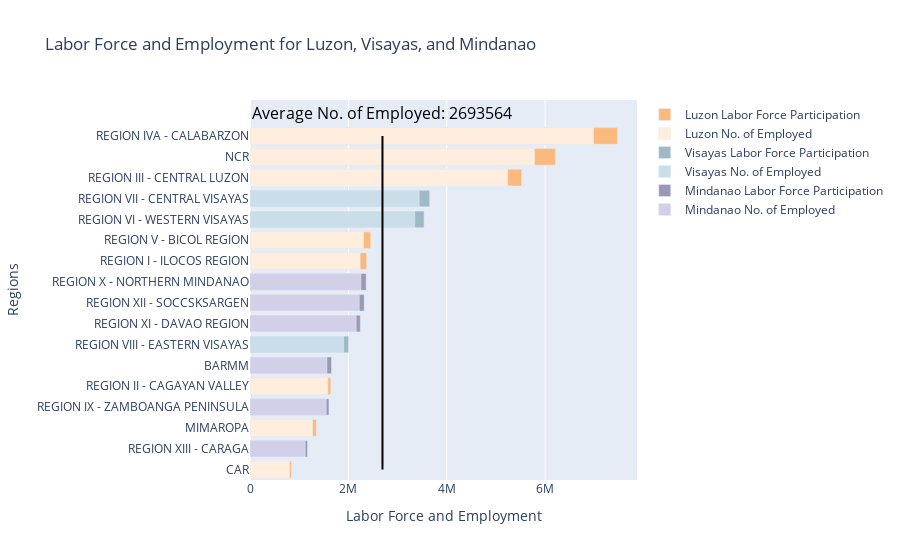

Notebook code cell kept with this figure:
### Code cell
Viz4(df,2022,'Labor Force and Employment','Luzon, Visayas, and Mindanao')

### Figure 1 — Plotly figure (JSON) as saved in the notebook; plotly's stock layout.template omitted (floating-point values rounded to 4 significant figures)
{"data": [{"hovertemplate": "Labor Force Participation: %{x:.2f}<extra></extra>", "marker": {"color": ["#fcb97d", "#fcb97d", "#fcb97d", "#fcb97d", "#fcb97d", "#fcb97d", "#fcb97d", "#fcb97d"]}, "name": "Luzon Labor Force Participation", "orientation": "h", "x": [839600.0, 1349000.0, 1643000.0, 2372000.0, 2455000.0, 5524000.0, 6209000.0, 7475000.0], "y": ["CAR", "MIMAROPA", "REGION II - CAGAYAN VALLEY", "REGION I - ILOCOS REGION", "REGION V - BICOL REGION", "REGION III - CENTRAL LUZON", "NCR", "REGION IVA - CALABARZON"], "type": "bar"}, {"hovertemplate": "No. of Employed: %{x:.2f}<extra></extra>", "marker": {"color": ["#ffeede", "#ffeede", "#ffeede", "#ffeede", "#ffeede", "#ffeede", "#ffeede", "#ffeede"]}, "name": "Luzon No. of Employed", "orientation": "h", "x": [804300.0, 1274000.0, 1584000.0, 2240000.0, 2310000.0, 5240000.0, 5786000.0, 6987000.0], "y": ["CAR", "MIMAROPA", "REGION II - CAGAYAN VALLEY", "REGION I - ILOCOS REGION", "REGION V - BICOL REGION", "REGION III - CENTRAL LUZON", "NCR", "REGION IVA - CALABARZON"], "type": "bar"}, {"hovertemplate": "Labor Force Participation: %{x:.2f}<extra></extra>", "marker": {"color": ["#a0b9c6", "#a0b9c6", "#a0b9c6"]}, "name": "Visayas Labor Force Participation", "orientation": "h", "x": [2005000.0, 3540000.0, 3653000.0], "y": ["REGION VIII - EASTERN VISAYAS", "REGION VI - WESTERN VISAYAS", "REGION VII - CENTRAL VISAYAS"], "type": "bar"}, {"hovertemplate": "No. of Employed: %{x:.2f}<extra></extra>", "marker": {"color": ["#c9dee9", "#c9dee9", "#c9dee9"]}, "name": "Visayas No. of Employed", "orientation": "h", "x": [1903000.0, 3350000.0, 3440000.0], "y": ["REGION VIII - EASTERN VISAYAS", "REGION VI - WESTERN VISAYAS", "REGION VII - CENTRAL VISAYAS"], "type": "bar"}, {"hovertemplate": "Labor Force Participation: %{x:.2f}<extra></extra>", "marker": {"color": ["#9a98b5", "#9a98b5", "#9a98b5", "#9a98b5", "#9a98b5", "#9a98b5"]}, "name": "Mindanao Labor Force Participation", "orientation": "h", "x": [1169000.0, 1605000.0, 1659000.0, 2242000.0, 2322000.0, 2363000.0], "y": ["REGION XIII - CARAGA", "REGION IX - ZAMBOANGA PENINSULA", "BARMM", "REGION XI - DAVAO REGION", "REGION XII - SOCCSKSARGEN", "REGION X - NORTHERN MINDANAO"], "type": "bar"}, {"hovertemplate": "No. of Employed: %{x:.2f}<extra></extra>", "marker": {"color": ["#d2d0e9", "#d2d0e9", "#d2d0e9", "#d2d0e9", "#d2d0e9", "#d2d0e9"]}, "name": "Mindanao No. of Employed", "orientation": "h", "x": [1123000.0, 1549000.0, 1564000.0, 2159000.0, 2222000.0, 2255000.0], "y": ["REGION XIII - CARAGA", "REGION IX - ZAMBOANGA PENINSULA", "BARMM", "REGION XI - DAVAO REGION", "REGION XII - SOCCSKSARGEN", "REGION X - NORTHERN MINDANAO"], "type": "bar"}], "layout": {"annotations": [{"font": {"color": "black", "size": 16}, "showarrow": false, "text": "Average No. of Employed: 2693564", "x": 2694000.0, "y": 17.1}], "barmode": "overlay", "shapes": [{"line": {"color": "black", "width": 2}, "type": "line", "x0": 2694000.0, "x1": 2694000.0, "y0": 0, "y1": 16}], "title": {"text": "Labor Force and Employment for Luzon, Visayas, and Mindanao"}, "xaxis": {"title": {"text": "Labor Force and Employment"}}, "yaxis": {"categoryarray": ["CAR", "REGION XIII - CARAGA", "MIMAROPA", "REGION IX - ZAMBOANGA PENINSULA", "REGION II - CAGAYAN VALLEY", "BARMM", "REGION VIII - EASTERN VISAYAS", "REGION XI - DAVAO REGION", "REGION XII - SOCCSKSARGEN", "REGION X - NORTHERN MINDANAO", "REGION I - ILOCOS REGION", "REGION V - BICOL REGION", "REGION VI - WESTERN VISAYAS", "REGION VII - CENTRAL VISAYAS", "REGION III - CENTRAL LUZON", "NCR", "REGION IVA - CALABARZON"], "categoryorder": "array", "title": {"text": "Regions"}}}}
